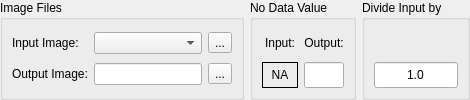
    <widget class="QFrame" name="frame">
     <property name="frameShape">
      <enum>QFrame::NoFrame</enum>
     </property>
     <property name="frameShadow">
      <enum>QFrame::Plain</enum>
     </property>
     <layout class="QGridLayout" name="gridLayout_9">
      <property name="leftMargin">
       <number>0</number>
      </property>
      <property name="topMargin">
       <number>0</number>
      </property>
      <property name="rightMargin">
       <number>0</number>
      </property>
      <property name="bottomMargin">
       <number>0</number>
      </property>
      <item row="0" column="0">
       <widget class="QGroupBox" name="groupBox_3">
        <property name="title">
         <string>Image Files</string>
        </property>
        <layout class="QGridLayout" name="gridLayout_12">
         <item row="1" column="2">
          <widget class="QToolButton" name="cmdOutputImage">
           <property name="text">
            <string>...</string>
           </property>
          </widget>
         </item>
         <item row="1" column="0">
          <widget class="QLabel" name="label_5">
           <property name="text">
            <string>Output Image:</string>
           </property>
          </widget>
         </item>
         <item row="0" column="1">
          <widget class="QgsMapLayerComboBox" name="mLayer">
           <property name="allowEmptyLayer">
            <bool>true</bool>
           </property>
          </widget>
         </item>
         <item row="0" column="0">
          <widget class="QLabel" name="label_4">
           <property name="text">
            <string>Input Image:</string>
           </property>
          </widget>
         </item>
         <item row="1" column="1">
          <widget class="QLineEdit" name="txtOutputImage">
           <property name="sizePolicy">
            <sizepolicy hsizetype="Expanding" vsizetype="Minimum">
             <horstretch>0</horstretch>
             <verstretch>0</verstretch>
            </sizepolicy>
           </property>
          </widget>
         </item>
         <item row="0" column="2">
          <widget class="QToolButton" name="cmdInputImage">
           <property name="text">
            <string>...</string>
           </property>
          </widget>
         </item>
        </layout>
       </widget>
      </item>
      <item row="0" column="2">
       <widget class="QGroupBox" name="groupBox_4">
        <property name="title">
         <string>Divide Input by</string>
        </property>
        <layout class="QHBoxLayout" name="horizontalLayout_4">
         <item>
          <widget class="QFrame" name="frame_9">
           <property name="frameShape">
            <enum>QFrame::NoFrame</enum>
           </property>
           <property name="frameShadow">
            <enum>QFrame::Plain</enum>
           </property>
           <layout class="QVBoxLayout" name="verticalLayout_6">
            <property name="leftMargin">
             <number>0</number>
            </property>
            <property name="topMargin">
             <number>0</number>
            </property>
            <property name="rightMargin">
             <number>0</number>
            </property>
            <property name="bottomMargin">
             <number>0</number>
            </property>
            <item>
             <widget class="QLabel" name="label_3">
              <property name="sizePolicy">
               <sizepolicy hsizetype="Preferred" vsizetype="Preferred">
                <horstretch>0</horstretch>
                <verstretch>0</verstretch>
               </sizepolicy>
              </property>
              <property name="minimumSize">
               <size>
                <width>0</width>
                <height>0</height>
               </size>
              </property>
              <property name="text">
               <string/>
              </property>
             </widget>
            </item>
            <item>
             <widget class="QLineEdit" name="txtDivisionFactor">
              <property name="sizePolicy">
               <sizepolicy hsizetype="Ignored" vsizetype="Minimum">
                <horstretch>0</horstretch>
                <verstretch>0</verstretch>
               </sizepolicy>
              </property>
              <property name="minimumSize">
               <size>
                <width>0</width>
                <height>0</height>
               </size>
              </property>
              <property name="maximumSize">
               <size>
                <width>16777215</width>
                <height>16777215</height>
               </size>
              </property>
              <property name="text">
               <string>1.0</string>
              </property>
              <property name="frame">
               <bool>true</bool>
              </property>
              <property name="alignment">
               <set>Qt::AlignCenter</set>
              </property>
             </widget>
            </item>
           </layout>
          </widget>
         </item>
        </layout>
       </widget>
      </item>
      <item row="0" column="1">
       <widget class="QGroupBox" name="groupBox_9">
        <property name="sizePolicy">
         <sizepolicy hsizetype="Preferred" vsizetype="Preferred">
          <horstretch>0</horstretch>
          <verstretch>0</verstretch>
         </sizepolicy>
        </property>
        <property name="title">
         <string>No Data Value</string>
        </property>
        <layout class="QHBoxLayout" name="horizontalLayout_5">
         <item>
          <widget class="QFrame" name="frame_10">
           <property name="sizePolicy">
            <sizepolicy hsizetype="Maximum" vsizetype="Preferred">
             <horstretch>0</horstretch>
             <verstretch>0</verstretch>
            </sizepolicy>
           </property>
           <property name="maximumSize">
            <size>
             <width>80</width>
             <height>16777215</height>
            </size>
           </property>
           <property name="frameShape">
            <enum>QFrame::NoFrame</enum>
           </property>
           <property name="frameShadow">
            <enum>QFrame::Plain</enum>
           </property>
           <layout class="QVBoxLayout" name="verticalLayout_5">
            <property name="leftMargin">
             <number>0</number>
            </property>
            <property name="topMargin">
             <number>0</number>
            </property>
            <property name="rightMargin">
             <number>0</number>
            </property>
            <property name="bottomMargin">
             <number>0</number>
            </property>
            <item>
             <widget class="QLabel" name="label_12">
              <property name="sizePolicy">
               <sizepolicy hsizetype="Preferred" vsizetype="Preferred">
                <horstretch>0</horstretch>
                <verstretch>0</verstretch>
               </sizepolicy>
              </property>
              <property name="maximumSize">
               <size>
                <width>16777215</width>
                <height>16777215</height>
               </size>
              </property>
              <property name="text">
               <string>Input:</string>
              </property>
              <property name="alignment">
               <set>Qt::AlignCenter</set>
              </property>
             </widget>
            </item>
            <item>
             <widget class="QLabel" name="lblNodatImage">
              <property name="sizePolicy">
               <sizepolicy hsizetype="Preferred" vsizetype="Minimum">
                <horstretch>0</horstretch>
                <verstretch>0</verstretch>
               </sizepolicy>
              </property>
              <property name="maximumSize">
               <size>
                <width>16777215</width>
                <height>16777215</height>
               </size>
              </property>
              <property name="whatsThis">
               <string>The no data value for the input image is automatically supplied or requested from the user if it is not contained in the header-file</string>
              </property>
              <property name="frameShape">
               <enum>QFrame::Box</enum>
              </property>
              <property name="text">
               <string>NA</string>
              </property>
              <property name="alignment">
               <set>Qt::AlignCenter</set>
              </property>
             </widget>
            </item>
           </layout>
          </widget>
         </item>
         <item>
          <widget class="QFrame" name="frame_12">
           <property name="frameShape">
            <enum>QFrame::NoFrame</enum>
           </property>
           <property name="frameShadow">
            <enum>QFrame::Plain</enum>
           </property>
           <layout class="QVBoxLayout" name="verticalLayout_7">
            <property name="leftMargin">
             <number>0</number>
            </property>
            <property name="topMargin">
             <number>0</number>
            </property>
            <property name="rightMargin">
             <number>0</number>
            </property>
            <property name="bottomMargin">
             <number>0</number>
            </property>
            <item>
             <widget class="QLabel" name="label_21">
              <property name="sizePolicy">
               <sizepolicy hsizetype="Preferred" vsizetype="Preferred">
                <horstretch>0</horstretch>
                <verstretch>0</verstretch>
               </sizepolicy>
              </property>
              <property name="maximumSize">
               <size>
                <width>16777215</width>
                <height>16777215</height>
               </size>
              </property>
              <property name="text">
               <string>Output:</string>
              </property>
              <property name="alignment">
               <set>Qt::AlignCenter</set>
              </property>
             </widget>
            </item>
            <item>
             <widget class="QLineEdit" name="txtNodatOutput">
              <property name="sizePolicy">
               <sizepolicy hsizetype="Ignored" vsizetype="Minimum">
                <horstretch>0</horstretch>
                <verstretch>0</verstretch>
               </sizepolicy>
              </property>
              <property name="maximumSize">
               <size>
                <width>16777215</width>
                <height>16777215</height>
               </size>
              </property>
              <property name="whatsThis">
               <string>Supply no data value for output image</string>
              </property>
              <property name="alignment">
               <set>Qt::AlignCenter</set>
              </property>
             </widget>
            </item>
           </layout>
          </widget>
         </item>
        </layout>
       </widget>
      </item>
     </layout>
    </widget>
